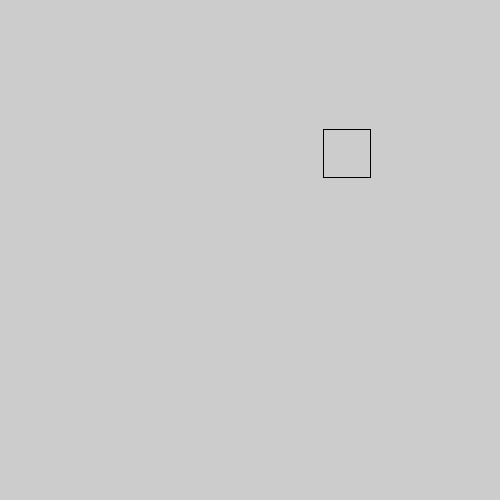
Frame 1 (no input)
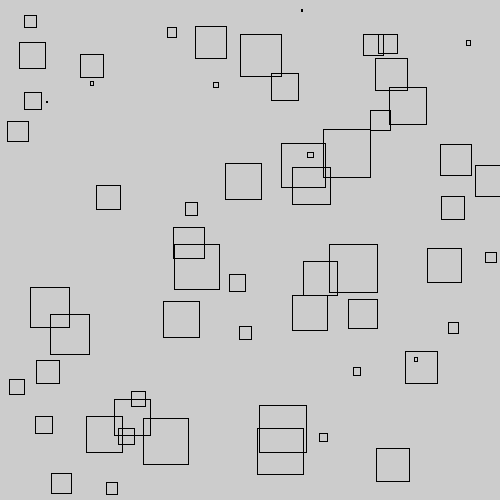
Frame 60 (the mouse pressed at the canvas centre just before this capture)
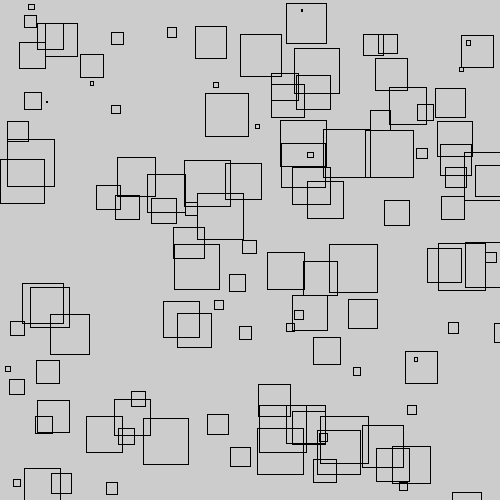
Frame 120 (the mouse held since frame 60 and released just before this capture)

The Processing sketch that drew these frames (run headless with seeded random() and noise(); from frame 60 on, the mouse is pressed at the canvas centre):

// Processing sketch: RandomCircles
// ── RandomCircles.pde
void setup() {
  
  // canvas
  size(500, 500);
  
  // no fill
  noFill();
  
}

void draw() {
  
  float x = random(0, 500);
  float y = random(0, 500);
  float size = random(0, 50);
  rect(x, y, size, size);
  
}
